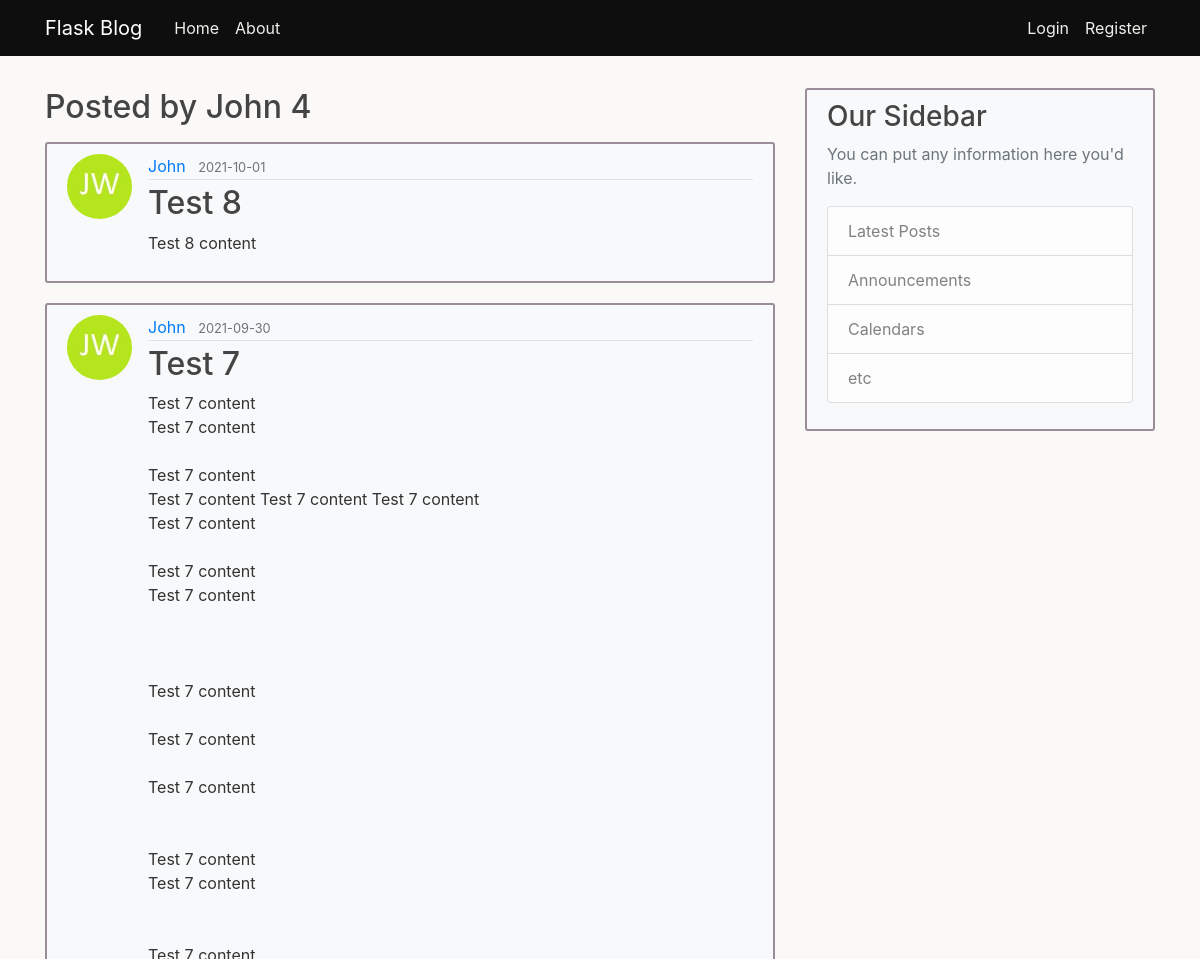
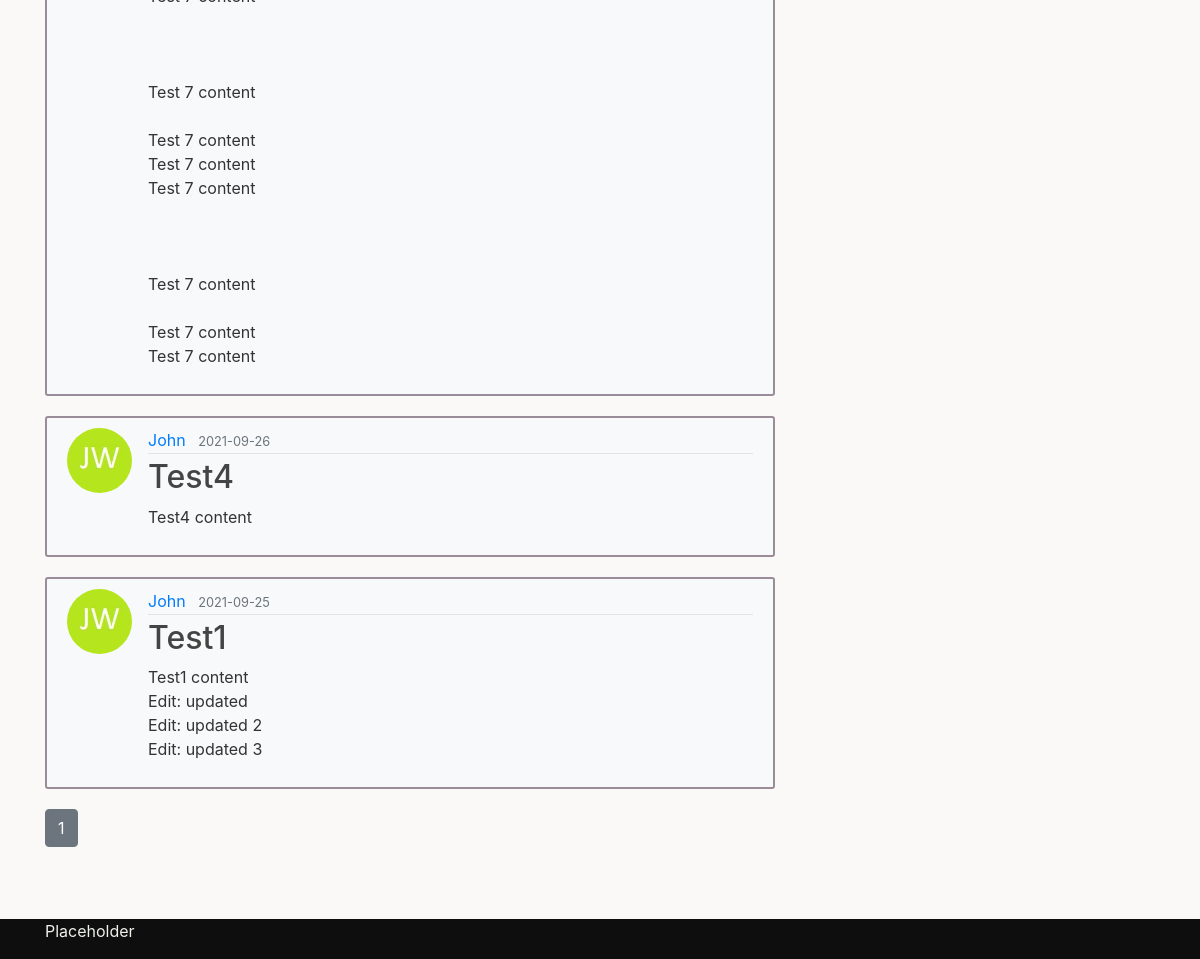
/user/John, run on the app's committed database (2 pictures, top to bottom).
### flaskblog/models.py (models this page shows, shortened)
class User(db.Model, UserMixin):
    id = db.Column(db.Integer, primary_key=True)
    username = db.Column(db.String(20), unique=True, nullable=False)
    email = db.Column(db.String(120), unique=True, nullable=False)
    image_file = db.Column(db.String(20), nullable=False, default='default.jpg')
    password = db.Column(db.String(60), nullable=False)
    posts = db.relationship('Post', backref='author', lazy=True)

class Post(db.Model):
    id = db.Column(db.Integer, primary_key=True)
    title = db.Column(db.String(100), nullable=False)
    date_posted = db.Column(db.DateTime, nullable=False, default=datetime.utcnow())
    content = db.Column(db.Text, nullable=False)
    user_id = db.Column(db.Integer, db.ForeignKey('user.id'), nullable=False)

### flaskblog/routes.py (the view)
@app.route('/user/<string:username>')
def user_posts(username):
    page = request.args.get('page', 1, type=int)
    user = User.query.filter_by(username=username).first_or_404()
    posts = Post.query\
        .filter_by(author=user)\
        .order_by(Post.date_posted.desc())\
        .paginate(page=page, per_page=4)
    return render_template('user_posts.html', posts=posts, user=user)

### flaskblog/templates/user_posts.html
{% extends "layout.html" %}
{% block content %}
<h2 class="mb-3">Posted by {{ user.username }} {{ posts.total }}</h2>
{% for post in posts.items %}
<article class="media content-section">
    <img class="rounded-circle article-img"
    src="{{ url_for('static', filename='profile_pictures/' + post.author.image_file) }}" alt="">
    <div class="media-body">
      <div class="article-metadata">
        <a class="mr-2" href="{{ url_for('user_posts', username=post.author.username) }}">{{ post.author.username }}</a>
        <small class="text-muted">{{ post.date_posted.strftime('%Y-%m-%d') }}</small>
      </div>
      <h2><a class="article-title" href="{{ url_for('post', post_id=post.id)}}">{{ post.title }}</a></h2>
      <p class="article-content">{{ post.content }}</p>
    </div>
</article>
{% endfor %}
{% for page_num in posts.iter_pages(left_edge=1, right_edge=1, left_current=1, right_current=2) %}
  {% if page_num %}
    {% if posts.page == page_num %}
      <a class="btn btn-secondary mb-4" href="{{ url_for('user_posts', username=user.username, page=page_num) }}">{{ page_num }}</a>
    {% else %}
      <a class="btn btn-light mb-4" href="{{ url_for('user_posts', username=user.username, page=page_num) }}">{{ page_num }}</a>
    {% endif %}
  {% else %}
    ...
  {% endif %}
{% endfor %}
{% endblock content %}

### flaskblog/static/main.css (style rules this page uses)
body { background: #faf9f8; color: #333333; margin-top: 5.5rem; margin-bottom: 5.5rem; }
h1, h2, h3, h4, h5, h6 { color: #444444; }
.content-section { background: #f8f9fa; padding: 10px 20px; border: 2px solid #9a8c98; border-radius: 3px; margin-bottom: 20px; }
.article-title { color: #444444; }
.article-content { white-space: pre-line; }
.article-img { height: 65px; width: 65px; margin-right: 16px; }
.article-metadata { padding-bottom: 1px; margin-bottom: 4px; border-bottom: 1px solid #e3e3e3 }

### data on the page
User: username "John"
Post: image_file (picture), author.username "John", date_posted "2021-10-01", title "Test 8", content "Test 8 content"
Post: image_file (picture), author.username "John", date_posted "2021-09-30", title "Test 7", content "Test 7 content Test 7 content Test 7 content Test 7 content Test 7 content Test 7 content Test 7 content Test 7 content Test 7 content Test 7 content Test 7 content Test 7 content Test 7 content Test 7 content Test 7 content Test 7 content Test 7 content Test 7 content Test 7 content Test 7 content Test 7 content Test 7 content"
Post: image_file (picture), author.username "John", date_posted "2021-09-26", title "Test4", content "Test4 content"
Post: image_file (picture), author.username "John", date_posted "2021-09-25", title "Test1", content "Test1 content Edit: updated Edit: updated 2 Edit: updated 3"

### other printed values
{{ posts.total }} "4"
{{ page_num }} "1"
